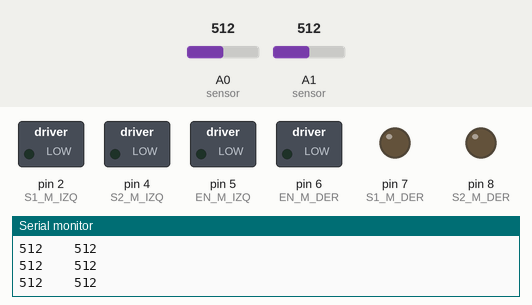
This sketch was run on a simulated Arduino Uno, built with avr-gcc and run on an emulated ATmega328P. Parts: switched loads named in the sketch (green lamp = pin HIGH), output pins drawn as LEDs (lit = HIGH), the last lines printed to the serial monitor. The test bench sets the inputs (shaded band); at power-on: A1 (sensor) = 512, A0 (sensor) = 512.

Above: at 1.2 s.
1.3 s: A1 (sensor) set to 492
At 1.8 s:
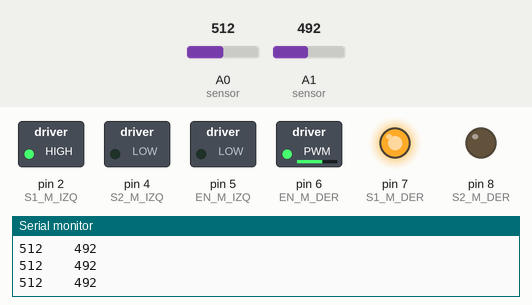
2.8 s: A0 (sensor) set to 486
At 4.0 s:
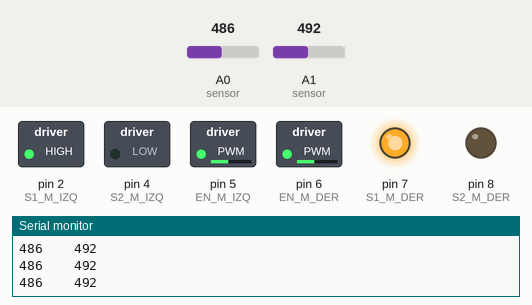
4.3 s: A1 (sensor) set to 510
At 5.1 s:
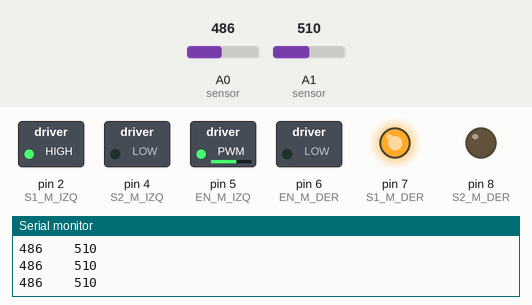
5.8 s: A0 (sensor) set to 510
At 6.6 s:
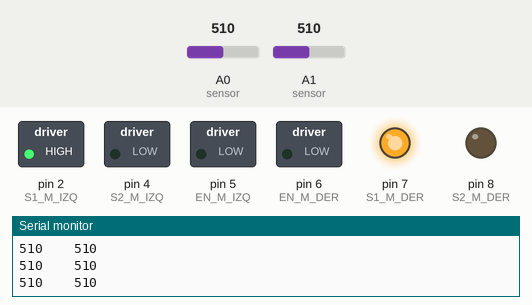
7.3 s: A0 (sensor) set to 490
At 7.7 s:
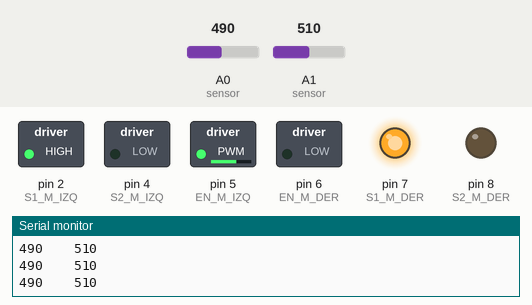
10.3 s: A0 (sensor) set to 511
At 11.0 s:
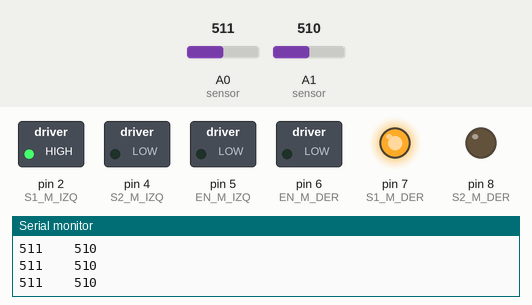
Timing chart, 0 to 12.8 s (numbered marks = the images above; inputs shaded):
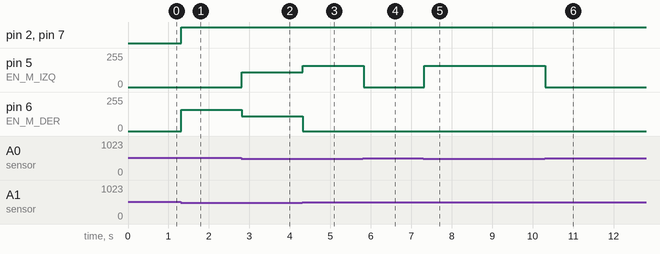

Measured:
- the behaviour switches between 501 and 500 on A1 (sensor) (found by bisection; images 0 and 1)
- the behaviour switches between 501 and 500 on A0 (sensor) (found by bisection; images 1 and 2)
- after the input at 1.3 s, pin 2 (S1_M_IZQ), pin 7 (S1_M_DER): LOW → HIGH at once; pin 6 (EN_M_DER): 0/255 → 160/255 at once
- after the input at 2.8 s, pin 5 (EN_M_IZQ): 0/255 → 110/255 at once; pin 6 (EN_M_DER): 160/255 → 110/255 at once
- after the input at 4.3 s, pin 5 (EN_M_IZQ): 110/255 → 160/255 at once; pin 6 (EN_M_DER): 110/255 → 0/255 at once
- after the input at 5.8 s, pin 5 (EN_M_IZQ): 160/255 → 0/255 at once
- after the input at 7.3 s, pin 5 (EN_M_IZQ): 0/255 → 160/255 at once
- after the input at 10.3 s, pin 5 (EN_M_IZQ): 160/255 → 0/255 at once

The sketch:

sigue_pwm.ino
```cpp
// DEFINICION DE VARIABLES
int sens_izq;
int sens_der;

const int umbral = 500;
//pines para el puente h

//motor izquierdo
const int EN_M_IZQ = 5;
const int S1_M_IZQ = 2;
const int S2_M_IZQ = 4;
//motor derecho
const int EN_M_DER = 6;
const int S1_M_DER = 7;
const int S2_M_DER = 8;

const int LED = 13;


void setup() {
  // put your setup code here, to run once:
  //configurar pines de entrada y salida digital
  //pinMode(EN_M_IZQ, OUTPUT);
  pinMode(S1_M_IZQ, OUTPUT);
  pinMode(S2_M_IZQ, OUTPUT);
  //pinMode(EN_M_DER, OUTPUT);
  pinMode(S1_M_DER, OUTPUT);
  pinMode(S2_M_DER, OUTPUT);

  //iniciamos el puerto serial
  Serial.begin(9600);

}

void loop() {
  // put your main code here, to run repeatedly:

  //SENSADO
  sens_izq = analogRead(A0);    //sensor izquierdo
  sens_der = analogRead(A1);    //sensor derecho

  //IMPRIMIR
  //Serial.println("IZQ -- DER");
  Serial.print(sens_izq);
  Serial.print("    ");
  Serial.println(sens_der);
  //thresholding
  int izq_negro = sens_izq > umbral;
  int der_negro = sens_der > umbral;
  //DECISION
  if(!izq_negro && !der_negro)
  {
    //adelante
    adelante(110);

  }
  else if(izq_negro && !der_negro)
  {
    //izquierda
    izquierda(160);
  }
  else if(!izq_negro && der_negro)
  {
    //der
    derecha(160);
  }
  else if(izq_negro && der_negro)
  {
    //detener
    detener();
  }
  else detener();//detener


}

void adelante(int vel)
{
  //motor Izq
  analogWrite(EN_M_IZQ, vel);    //velocidad
  digitalWrite(S1_M_IZQ, 1);
  digitalWrite(S2_M_IZQ, 0);
  //motor der
  analogWrite(EN_M_DER, vel);
  digitalWrite(S1_M_DER, 1);
  digitalWrite(S2_M_DER, 0);

}
void izquierda(int vel)
{
  //motor Izq
  analogWrite(EN_M_IZQ, 0);
  digitalWrite(S1_M_IZQ, 1);
  digitalWrite(S2_M_IZQ, 0);
  //motor der
  analogWrite(EN_M_DER, vel);
  digitalWrite(S1_M_DER, 1);
  digitalWrite(S2_M_DER, 0);

}
void derecha(int vel)
{
  //motor Izq
  analogWrite(EN_M_IZQ, vel);
  digitalWrite(S1_M_IZQ, 1);
  digitalWrite(S2_M_IZQ, 0);
  //motor der
  analogWrite(EN_M_DER, 0);
  digitalWrite(S1_M_DER, 1);
  digitalWrite(S2_M_DER, 0);


}
void detener()
{
  //motor Izq
  analogWrite(EN_M_IZQ, 0);

  //motor der
  analogWrite(EN_M_DER, 0);


}
```
